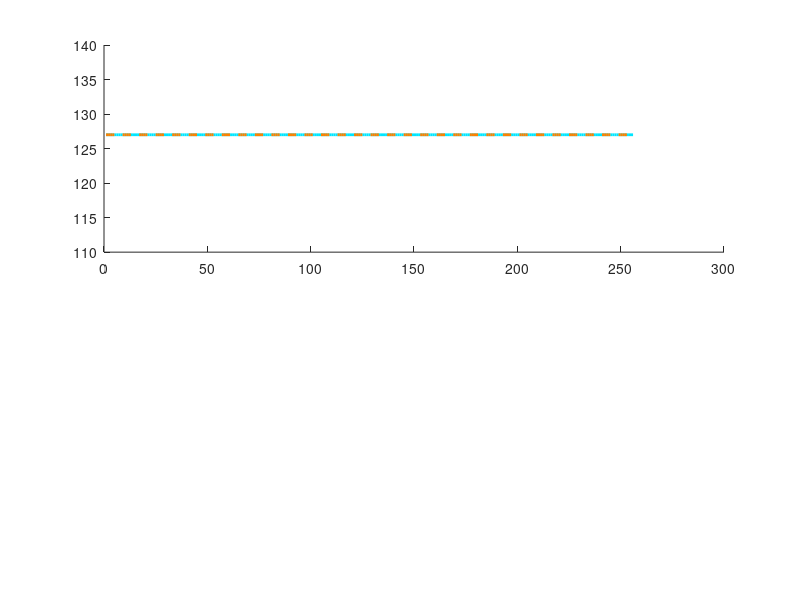

Write the MATLAB code that produced this figure. (Note: this script raises an error after producing the figure.)
% =========================================================================
% UART Arcade Oscilloscope & Interference Engine (Phase 1 & 2 Ready)
% Owner: Vamseedhar | Baud: 115,200 (8N1) | Packet: [0xFF][SigA][SigB][XOR]
% =========================================================================
clear; clc; close all;

%% 1. CONFIGURATION & MODE TOGGLE
SIMULATION_MODE = true;   % Set true for Phase 1 standalone test (Fake Packet Gen)
                          % Set false for Phase 2 live COM11 + COM4 integration
PORT_VERILOG = "COM11";   % Virtual COM port from Python/Verilog bridge
PORT_ARDUINO = "COM4";    % Physical COM port to/from Arduino Uno
BAUD_RATE    = 115200;

SAMPLES_PER_PERIOD = 64;  % 64 samples/period -> 5.625 deg per sample
PLOT_WINDOW        = 256; % 4 wave periods displayed on screen
BATCH_SIZE         = 16;  % Process 16 packets per GUI frame (~60 FPS at 1000 pkt/s)

%% 2. STATE BUFFERS & CIRCULAR DELAY LINE
buf_SigA      = repmat(127, 1, PLOT_WINDOW);
buf_SigB      = repmat(127, 1, PLOT_WINDOW);
buf_Superpos  = zeros(1, PLOT_WINDOW);

% 64-sample circular buffer for delaying Signal B
circ_buf_B    = repmat(127, 1, SAMPLES_PER_PERIOD);
write_ptr     = 1;
phase_delay   = 0;        % 0 to 63 samples (0 deg = 0, 180 deg = 32)

% Audio cue synthesis (8 kHz sample rate)
fs_audio = 8000;
t_sound  = 0:(1/fs_audio):0.25;
snd_powerup  = 0.4 * sin(2*pi*523.25*t_sound) + 0.4 * sin(2*pi*659.25*t_sound);
snd_flatline = 0.5 * sin(2*pi*980*t_sound);
last_audio_state = "";

%% 3. BUILD ARCADE GUI
fig = figure('Name', 'HAM-ARC UART Wave Interference Arcade', ...
             'Color', [0.06 0.06 0.09], 'Position', [100, 100, 1050, 680]);

ax1 = subplot(2, 1, 1);
hold(ax1, 'on');
h_sigA = plot(ax1, 1:PLOT_WINDOW, buf_SigA, 'Color', [0.0 0.9 1.0], 'LineWidth', 2.0, 'DisplayName', 'Signal A (System Fixed)');
h_sigB = plot(ax1, 1:PLOT_WINDOW, buf_SigB, 'Color', [1.0 0.5 0.0], 'LineWidth', 2.0, 'LineStyle', '--', 'DisplayName', 'Signal B (Knob Shifted)');
yline(ax1, 127, ':', 'Color', [0.5 0.5 0.5], 'HandleVisibility', 'off');
set(ax1, 'Color', [0.1 0.1 0.14], 'XColor', 'w', 'YColor', 'w', 'GridColor', [0.3 0.3 0.3]);
grid(ax1, 'on'); xlim(ax1, [1 PLOT_WINDOW]); ylim(ax1, [-10 265]);
ylabel(ax1, 'Amplitude (0 - 254)', 'Color', 'w', 'FontWeight', 'bold');
title_ax1 = title(ax1, 'DUAL-CHANNEL UART TELEMETRY | Phase Shift: 0.0 deg (0 samples)', 'Color', 'w', 'FontSize', 12);
legend(ax1, 'TextColor', 'w', 'Color', [0.15 0.15 0.2], 'Location', 'northeast');

ax2 = subplot(2, 1, 2);
hold(ax2, 'on');
h_diff = plot(ax2, 1:PLOT_WINDOW, buf_Superpos, 'Color', [0.2 1.0 0.4], 'LineWidth', 2.2);
yline(ax2, 0, '--', 'Color', [0.6 0.6 0.6]);
set(ax2, 'Color', [0.1 0.1 0.14], 'XColor', 'w', 'YColor', 'w', 'GridColor', [0.3 0.3 0.3]);
grid(ax2, 'on'); xlim(ax2, [1 PLOT_WINDOW]); ylim(ax2, [-270 270]);
xlabel(ax2, 'Sample Window (256 Samples = 4 Periods @ 15.6 Hz)', 'Color', 'w', 'FontWeight', 'bold');
ylabel(ax2, 'Interference (A + B_{shifted})', 'Color', 'w', 'FontWeight', 'bold');

banner_txt = text(ax2, PLOT_WINDOW/2, 200, 'SCANNING PHASE...', ...
    'Color', 'w', 'FontSize', 15, 'FontWeight', 'bold', ...
    'HorizontalAlignment', 'center', 'BackgroundColor', [0.2 0.2 0.25], 'EdgeColor', 'w');

%% 4. SERIAL PORT INITIALIZATION (If Live Mode)
if ~SIMULATION_MODE
    s_verilog = serialport(PORT_VERILOG, BAUD_RATE, "Timeout", 1);
    s_arduino = serialport(PORT_ARDUINO, BAUD_RATE, "Timeout", 1);
    flush(s_verilog); flush(s_arduino);
end

%% 5. MAIN REAL-TIME PROCESSING LOOP
sim_sample_idx = 0;
frame_counter  = 0;

while ishandle(fig)
    frame_counter = frame_counter + 1;
    
    if SIMULATION_MODE
        if mod(frame_counter, 45) == 0
            phase_delay = mod(phase_delay + 4, SAMPLES_PER_PERIOD);
        end
        raw_bytes = zeros(1, BATCH_SIZE * 4, 'uint8');
        for k = 1:BATCH_SIZE
            theta = 2 * pi * sim_sample_idx / SAMPLES_PER_PERIOD;
            % Scaled Sine matching Zikra's DDS hardware ROM [12, 242]
            valA = uint8(round(127 + 115 * sin(theta)));
            % Secondary wave matching hardware: Square Wave toggling [254, 0]
            if mod(sim_sample_idx, SAMPLES_PER_PERIOD) < (SAMPLES_PER_PERIOD / 2)
                valB = uint8(254);
            else
                valB = uint8(0);
            end
            % Alternative sine wave option:
            % valB = uint8(round(127 + 115 * sin(theta)));
            chk  = bitxor(valA, valB);
            idx = (k-1)*4 + 1;
            raw_bytes(idx:idx+3) = [uint8(255), valA, valB, chk];
            sim_sample_idx = sim_sample_idx + 1;
        end
    else
        if s_arduino.NumBytesAvailable > 0
            ard_bytes = read(s_arduino, s_arduino.NumBytesAvailable, "uint8");
            phase_delay = min(double(ard_bytes(end)), SAMPLES_PER_PERIOD - 1);
        end
        if s_verilog.NumBytesAvailable < 4
            pause(0.002); continue;
        end
        n_read = min(s_verilog.NumBytesAvailable, BATCH_SIZE * 4);
        raw_bytes = read(s_verilog, n_read, "uint8");
    end
    
    i = 1;
    while i <= (length(raw_bytes) - 3)
        if raw_bytes(i) == 255
            sigA = double(raw_bytes(i+1));
            sigB = double(raw_bytes(i+2));
            rx_chk = raw_bytes(i+3);
            
            if (sigA < 255) && (sigB < 255) && (rx_chk == bitxor(uint8(sigA), uint8(sigB)))
                circ_buf_B(write_ptr) = sigB;
                read_ptr = mod(write_ptr - phase_delay - 1, SAMPLES_PER_PERIOD) + 1;
                sigB_shifted = circ_buf_B(read_ptr);
                write_ptr = mod(write_ptr, SAMPLES_PER_PERIOD) + 1;
                
                buf_SigA     = [buf_SigA(2:end), sigA];
                buf_SigB     = [buf_SigB(2:end), sigB_shifted];
                buf_Superpos = [buf_Superpos(2:end), (sigA - 127) + (sigB_shifted - 127)];
                
                if ~SIMULATION_MODE
                    tx_chk = bitxor(uint8(sigA), uint8(sigB_shifted));
                    write(s_arduino, [uint8(255), uint8(sigA), uint8(sigB_shifted), tx_chk], "uint8");
                end
                i = i + 4;
            else
                i = i + 1;
            end
        else
            i = i + 1;
        end
    end

    set(h_sigA, 'YData', buf_SigA);
    set(h_sigB, 'YData', buf_SigB);
    set(h_diff, 'YData', buf_Superpos);
    
    deg_shift = phase_delay * (360 / SAMPLES_PER_PERIOD);
    set(title_ax1, 'String', sprintf('DUAL-CHANNEL UART TELEMETRY | Knob Delay: %d samples (%.2f deg)', phase_delay, deg_shift));
    
    if phase_delay == 0
        set(h_diff, 'Color', [0.0 1.0 1.0]);
        set(banner_txt, 'String', 'POWER BAR: MAX CONSTRUCTIVE RESONANCE (0 deg)', ...
            'BackgroundColor', [0.0 0.45 0.75], 'Color', 'w');
        if last_audio_state ~= "POWER"
            sound(snd_powerup, fs_audio);
            last_audio_state = "POWER";
        end
    elseif phase_delay == 32
        set(h_diff, 'Color', [1.0 0.15 0.15]);
        set(banner_txt, 'String', 'FLATLINE! TOTAL ANNIHILATION! (180 deg)', ...
            'BackgroundColor', [0.75 0.05 0.05], 'Color', 'y');
        if last_audio_state ~= "FLATLINE"
            sound(snd_flatline, fs_audio);
            last_audio_state = "FLATLINE";
        end
    else
        set(h_diff, 'Color', [0.2 1.0 0.4]);
        set(banner_txt, 'String', sprintf('INTERFERENCE ACTIVE | Phase Offset: %.2f deg', deg_shift), ...
            'BackgroundColor', [0.2 0.2 0.25], 'Color', 'w');
        last_audio_state = "NORMAL";
    end
    
    drawnow limitrate;
    if SIMULATION_MODE
        pause(0.03);
    end
end
